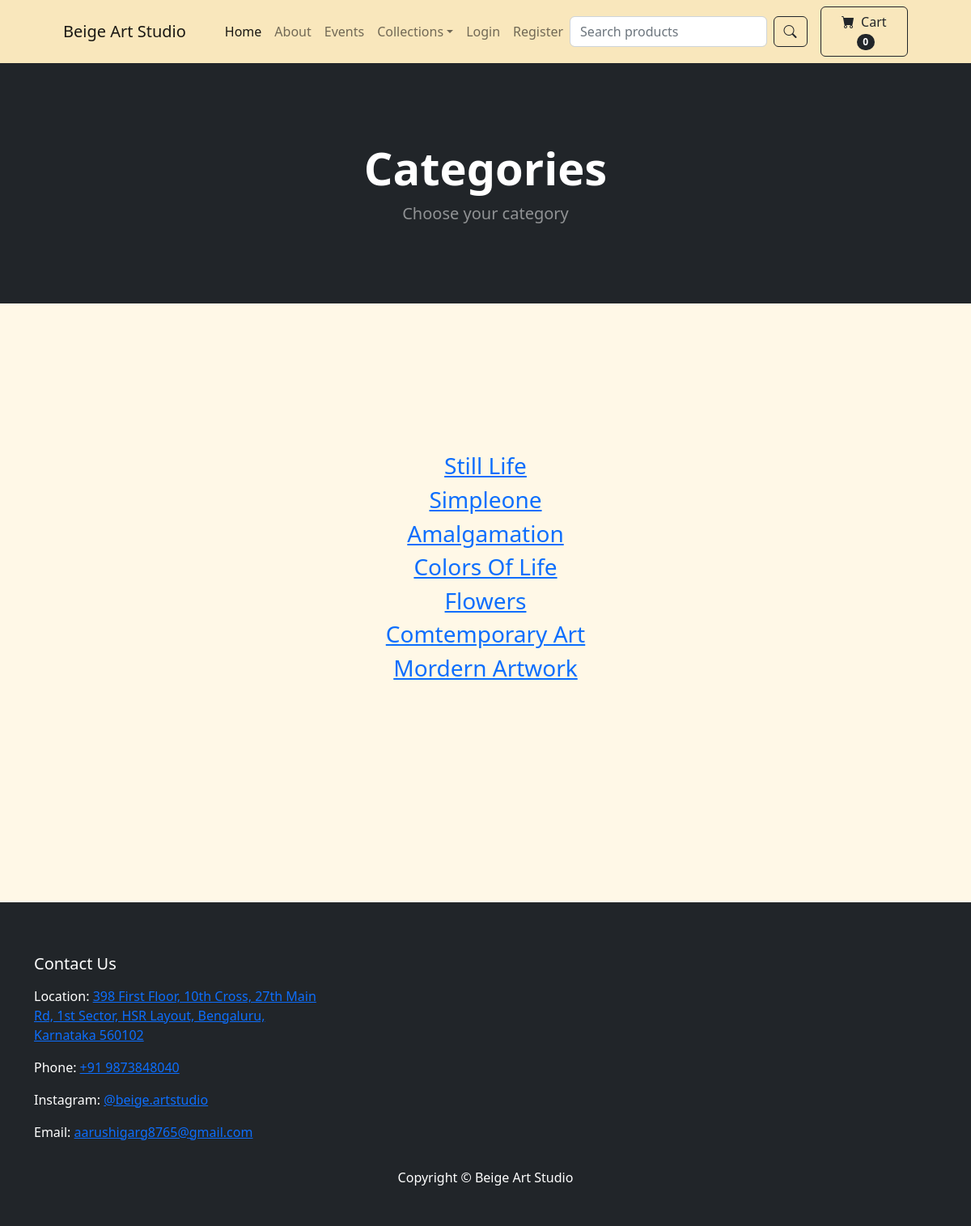
The app's page /category_summary/ with its own data.
### store/models.py (models this page shows)
class Category(models.Model):
    name = models.CharField(max_length=50)
    def __str__(self):
        return self.name
    class Meta:
      verbose_name_plural = 'categories'

### store/views.py (the view)
# urls.py: path('category_summary/', views.category_summary, name='category_summary'),
def category_summary(request):
    categories = Category.objects.all()
    return render(request, 'category_summary.html', {"categories":categories})

### cart/cart.py (called while the page is built)
    def __len__(self):
        return len(self.cart)

### cart/context_processors.py (called while the page is built)
def cart(request):
    return {'cart': Cart(request)}

### store/templates/category_summary.html (shortened to what this page needs)
{% extends 'base.html' %}
{% block content %}
        <header class="bg-dark py-5">
            <div class="container px-4 px-lg-5 my-5">
                <div class="text-center text-white">
                    <h1 class="display-4 fw-bolder">Categories</h1>
                    <p class="lead fw-normal text-white-50 mb-0">Choose your category</p>
                </div>
            </div>
        </header>
        <div class="container">
            <div class="row">
                <center>
                    <div class="col-8">
                        <br/><br/>
<br/><br/><br/><br/><br/>
{% for category in categories %}
<h3><a  href="{% url 'category' category %}">{{category}}</a></h3>
{% endfor %}
<br/><br/><br/><br/><br/><br/><br/><br/><br/><br/><br/>
                    </div>
                </center>
            </div>
        </div>
{% endblock %}

### store/templates/base.html (style rules this page uses)
body { background-color: #fff8e7; color: black; }

### records on screen
Category: name "Still Life"
Category: name "Simpleone"
Category: name "Amalgamation"
Category: name "Colors Of Life"
Category: name "Flowers"
Category: name "Comtemporary Art"
Category: name "Mordern Artwork"

### other values on screen
{{ cart|length }} "0"
